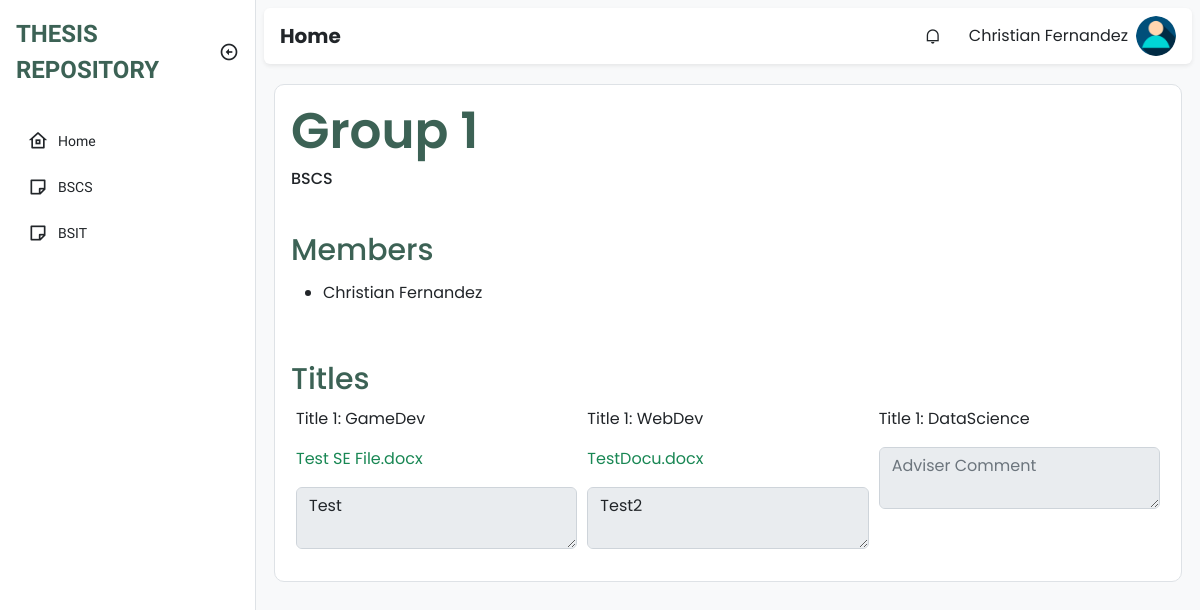
The page /adviser/advisee-view.php?groupnum=48&course=BSCS (signed in) on the database its author committed.
### tables this page shows
CREATE TABLE `groups` (
  `id` int(11) NOT NULL,
  `group_number` int(11) NOT NULL,
  `curriculum` varchar(255) NOT NULL,
  `adviser_id` int(11) NOT NULL
);

CREATE TABLE `student` (
  `id` int(11) NOT NULL,
  `firstname` varchar(255) NOT NULL,
  `middle_name` varchar(255) NOT NULL,
  `lastname` varchar(255) NOT NULL,
  `username` varchar(255) NOT NULL,
  `email` varchar(100) NOT NULL,
  `password` varchar(255) NOT NULL,
  `type` varchar(100) NOT NULL,
  `course` varchar(100) NOT NULL,
  `year_and_section` varchar(20) NOT NULL,
  `sem` varchar(100) NOT NULL,
  `school_year` varchar(50) NOT NULL,
  `your_adviser` varchar(100) NOT NULL,
  `your_group` int(10) NOT NULL,
  `created_at` timestamp NOT NULL DEFAULT current_timestamp(),
  `updated_at` timestamp NOT NULL DEFAULT current_timestamp() ON UPDATE current_timestamp()
);

CREATE TABLE `group_titles` (
  `id` int(11) NOT NULL,
  `group_id` int(11) NOT NULL,
  `group_number` int(11) NOT NULL,
  `title_number` int(11) NOT NULL,
  `title` varchar(255) DEFAULT NULL,
  `file` varchar(255) DEFAULT NULL,
  `file_upload_date` date DEFAULT NULL,
  `adviser_file` varchar(255) DEFAULT NULL,
  `comment` varchar(255) DEFAULT NULL,
  `panel_comment` varchar(255) DEFAULT NULL,
  `is_locked` tinyint(1) NOT NULL DEFAULT 0,
  `status` varchar(255) NOT NULL DEFAULT 'Pending'
);

### class/student.class.php (called while the page is built, shortened)
<?php
class Student{
    protected $db;
    function __construct()
    {
        $this->db = new Database();
    }
            ?>
            <?php
    function show_group($group_id){
        $sql = "SELECT * FROM group_titles WHERE group_id = :groupid";
        $query=$this->db->connect()->prepare($sql);
        $query->bindParam(':groupid', $group_id);
        if($query->execute()){
            $data2 = $query->fetchAll();
        }
        return $data2;
    }
    function show_group_info($group_id){
        $sql = "SELECT * FROM groups WHERE id = :groupid;";
        $query=$this->db->connect()->prepare($sql);
        $query->bindParam(':groupid', $group_id);
        if($query->execute()){
            $data = $query->fetchAll();
        }
        return $data;
    }
    function show_group_members($groupnum, $curriculum){
        $sql = "SELECT * FROM student WHERE your_group=:groupnum AND course=:curriculum";
        $query=$this->db->connect()->prepare($sql);
        $query->bindParam(':groupnum', $groupnum);
        $query->bindParam(':curriculum', $curriculum);
        if($query->execute()){
            $data = $query->fetchAll();
        }
        return $data;
    }
}
?>

### class/database.sample.php (called while the page is built)
<?php
class Database{
    private $host = 'localhost';
    private $username = 'root';
    private $password = '';
    private $database = 'tams';
    protected $connection;
    function connect(){
        try
			{
				$this->connection = new PDO("mysql:host=$this->host;dbname=$this->database",
											$this->username, $this->password);
			}
			catch (PDOException $e)
			{
				echo "Connection error " . $e->getMessage();
			}
        return $this->connection;
    }
}
?>

### adviser/advisee-view.php (the view, shortened to what this page needs)
<!DOCTYPE html>
<html lang="en">
  <head>
    <link
      href="https://cdn.jsdelivr.net/npm/remixicon@2.5.0/fonts/remixicon.css"
      rel="stylesheet"
    />
    <link rel="stylesheet" href="https://cdn.datatables.net/1.13.1/css/dataTables.bootstrap5.min.css">
    <link rel="stylesheet" href="https://cdn.datatables.net/responsive/2.4.0/css/responsive.bootstrap.min.css">
    <link rel="stylesheet" href="../assets/css/bootstrap.min.css" />
    <link rel="stylesheet" href="../assets/css/style.css" />
  </head>
  <body>
    <div class="sidebar position-fixed top-0 bottom-0 bg-white border-end">
      <div class="d-flex align-items-center p-3">
        <a
          href="#"
          class="sidebar-logo text-uppercase fw-bold text-decoration-none text-indigo fs-4"
          >Thesis Repository</a
        >
        <i
          class="sidebar-toggle ri-arrow-left-circle-line ms-auto fs-5 d-none d-md-block"
        ></i>
      </div>
      <ul class="sidebar-menu p-3 m-0 mb-0">
        <li class="sidebar-menu-item">
          <a href="home.php ">
            <i class="ri-home-8-line sidebar-menu-item-icon"></i>
            Home
          </a>
        </li>
        <li class="sidebar-menu-item">
            <a href="bscs.php">
              <i class="ri-sticky-note-line sidebar-menu-item-icon"></i>
              BSCS
            </a>
          </li>
          <li class="sidebar-menu-item">
            <a href="bsit.php">
                <i class="ri-sticky-note-line sidebar-menu-item-icon"></i>
                BSIT
            </a>
          </li>
      </ul>
    </div>
    <main class="bg-light">
      <div class="p-2">
        <nav class="px-3 py-2 bg-white rounded shadow-sm">
          <h5 class="fw-bold mb-0 me-auto">Home</h5>
          <div class="dropdown me-3 d-none d-sm-block">
            <div
              class="cursor-pointer dropdown-toggle navbar-link"
              data-bs-toggle="dropdown"
              aria-expanded="false"
            >
              <i class="ri-notification-line"></i>
            </div>
          </div>
          <div class="dropdown">
            <div
              class="d-flex align-items-center cursor-pointer dropdown-toggle"
              data-bs-toggle="dropdown"
              aria-expanded="false"
            >
              <span class="me-2 d-none d-sm-block"><?php echo $_SESSION['fullname'] ?></span>
              <img
                class="navbar-profile-image"
                src="../img/u-icon.png" alt="Image"
              />
            </div>
          </div>
        </nav>
        <?php
        require_once '../class/student.class.php';
        $student = new Student();
        ?>
        <div class="py-4">
          <div class="main-content border">
                  <div class="head-number p-3">
                    <h2>Group <?php foreach ($student->show_group_info($_GET['groupnum']) as $groupNum) echo $groupNum['group_number'] ?></h2>
                      <div class="sub d-flex">
                        <h6><?php echo $_GET['course'] ?></h6>
                      </div>
                  </div>
                  <div class="members p-3">
                      <span>Members</span>
                      <div class="list-mem pt-2">
                          <ul>
                              <?php
                              foreach ($student->show_group_members($_GET['groupnum'], $_GET['course']) as $value){
                              ?>
                                <li class="pb-1"><?php echo $value['firstname']. " " . $value['lastname'] ?></li>
                              <?php
                              }
                              ?>
                          </ul>
                      </div>
                  </div>
                  <div class="titles-up p-3">
                      <span>Titles</span>
                      <div class="uploading">
                      <?php
                                    foreach ($student->show_group($_GET['groupnum']) as $value){
                      ?>
                                    <form action="add_comment.php" method="POST">
                                      <div class="mb-3">
                                        <p class="me-3">Title 1: <?php echo $value['title']?></p>
                                        <p class="me-3"><a href="advisee.php?file=<?php echo $value['file'] ?>"><?php echo $value['file'] ?></a></p>
                                        <textarea required class="form-control" name="comment" placeholder="Adviser Comment" readonly><?php echo $value['comment'] ?></textarea>
                                      </div>
                                    </form>
                        <?php
                                    }
                        ?>
                      </div>
                  </div>
            </div>
        </div>
        </div>
    </main>
  </body>
</html>

### assets/css/style.css (style rules this page uses)
:root { --bs-blue: #0d6efd; --bs-indigo: #6610f2; --bs-purple: #6f42c1; --bs-pink: #d63384; --bs-red: #dc3545; --bs-orange: #fd7e14; --bs-yellow: #ffc107; --bs-green: #198754; --bs-teal: #20c997; --bs-cyan: #0dcaf0; --bs-black: #000; --bs-white: #fff; --bs-gray: #6c757d; --bs-gray-dark: #343a40; --bs-gray-100: #f8f9fa; --bs-gray-200: #e9ecef; --bs-gray-300: #dee2e6; --bs-gray-400: #ced4da; --bs-gray-500: #adb5bd; --bs-gray-600: #6c757d; --bs-gray-700: #495057; --bs-gray-800: #343a40; --bs-gray-900: #212529; --bs-primary: #0d6efd; --bs-secondary: #6c757d; --bs-success: #198754; --bs-info: #0dcaf0; --bs-warning: #ffc107; --bs-danger: #dc3545; --bs-light: #f8f9fa; --bs-dark: #212529; --bs-primary-rgb: 13, 110, 253; --bs-secondary-rgb: 108, 117, 125; --bs-success-rgb: 25, 135, 84; --bs-info-rgb: 13, 202, 240; --bs-warning-rgb: 255, 193, 7; --bs-danger-rgb: 220, 53, 69; --bs-light-rgb: 248, 249, 250; --bs-dark-rgb: 33, 37, 41; --bs-white-rgb: 255, 255, 255; --bs-black-rgb: 0, 0, 0; --bs-body-color-rgb: 33, 37, 41; --bs-body-bg-rgb: 255, 255, 255; --bs-font-sans-serif: system-ui, -apple-system, "Segoe UI", Roboto, "Helvetica Neue", "Noto Sans", "Liberation Sans", Arial, sans-serif, "Apple Color Emoji", "Segoe UI Emoji", "Segoe UI Symbol", "Noto Color Emoji"; --bs-font-monospace: SFMono-Regular, Menlo, Monaco, Consolas, "Liberation Mono", "Courier New", monospace; --bs-gradient: linear-gradient(180deg, rgba(255, 255, 255, 0.15), rgba(255, 255, 255, 0)); --bs-body-font-family: var(--bs-font-sans-serif); --bs-body-font-size: 1rem; --bs-body-font-weight: 400; --bs-body-line-height: 1.5; --bs-body-color: #212529; --bs-body-bg: #fff; --bs-border-width: 1px; --bs-border-style: solid; --bs-border-color: #dee2e6; --bs-border-color-translucent: rgba(0, 0, 0, 0.175); --bs-border-radius: 0.375rem; --bs-border-radius-sm: 0.25rem; --bs-border-radius-lg: 0.5rem; --bs-border-radius-xl: 1rem; --bs-border-radius-2xl: 2rem; --bs-border-radius-pill: 50rem; --bs-heading-color: ; --bs-link-color: #0d6efd; --bs-link-hover-color: #0a58ca; --bs-code-color: #d63384; --bs-highlight-bg: #fff3cd; --maincolor: #3C6255; --maincolorMdark: #61876E; --maincolor_light: rgb(180, 224, 183); --cancelcolor: #EB1D36; --cancelcolor_light: #FA9494; --uppernav: #FFFBF5; }
body { font-family: 'Work Sans', sans-serif; }
.text-indigo:hover, .text-indigo { color: var(--maincolor); }
.dropdown-toggle::after { display: none; }
.cursor-pointer { cursor: pointer; }
.sidebar.collapsed:hover, .sidebar { width: 16rem; overflow-y: auto; transition: width .2s, left .2s; left: 0; z-index: 500; }
.sidebar-toggle { cursor: pointer; transition: .2s; }
.sidebar-menu { list-style-type: none; }
.sidebar-menu-item { margin-bottom: .25rem; }
.sidebar-menu-item a { text-decoration: none; display: flex; align-items: center; color: var(--bs-dark); padding: .375rem .75rem; border-radius: .375rem; font-size: .875rem; white-space: nowrap; }
.sidebar-menu-item > a { overflow: hidden; }
.sidebar-menu-item-icon { margin-right: .625rem; font-size: 1.25rem; }
main { padding-left: 0; min-height: 100vh; font-family: 'Poppins', sans-serif; }
nav { display: flex; align-items: center; }
.navbar-profile-image { width: 2.5rem; height: 2.5rem; object-fit: cover; border-radius: 50%; }
.navbar-link { width: 2.5rem; height: 2.5rem; display: flex; align-items: center; justify-content: center; border-radius: .25rem; }
@media (min-width: 768px) { main { transition: padding-left .2s; padding-left: 16rem; } }
a { text-decoration: none; color: var(--bs-green); }
.py-4 { padding: 10px !important; height: 100%; width: 100%; margin-top: 10px; border-radius: 10px; }
.py-4 .main-content { width: 100%; height: 100%; background: #FFFFFF; border-radius: 10px; }
.head-number h2 { font-size: 50px; font-weight: 600; color: var(--maincolor); }
.main-content span { font-size: 30px; color: var(--maincolor); font-weight: 500; }
.main-content .titles-up { width: 100%; }
.main-content .titles-up .uploading { display: flex; justify-content: space-evenly; }
.main-content .titles-up .mb-3 { display: block; margin: 5px; }

### rows shown on the page
groups: group_number "1"
student: firstname "Christian", lastname "Fernandez"
group_titles: title "GameDev", file "Test SE File.docx", comment "Test"
group_titles: title "WebDev", file "TestDocu.docx", comment "Test2"
group_titles: title "DataScience"

### other values the page prints
$_SESSION['fullname'] "Christian Fernandez"
$_GET['course'] "BSCS"
